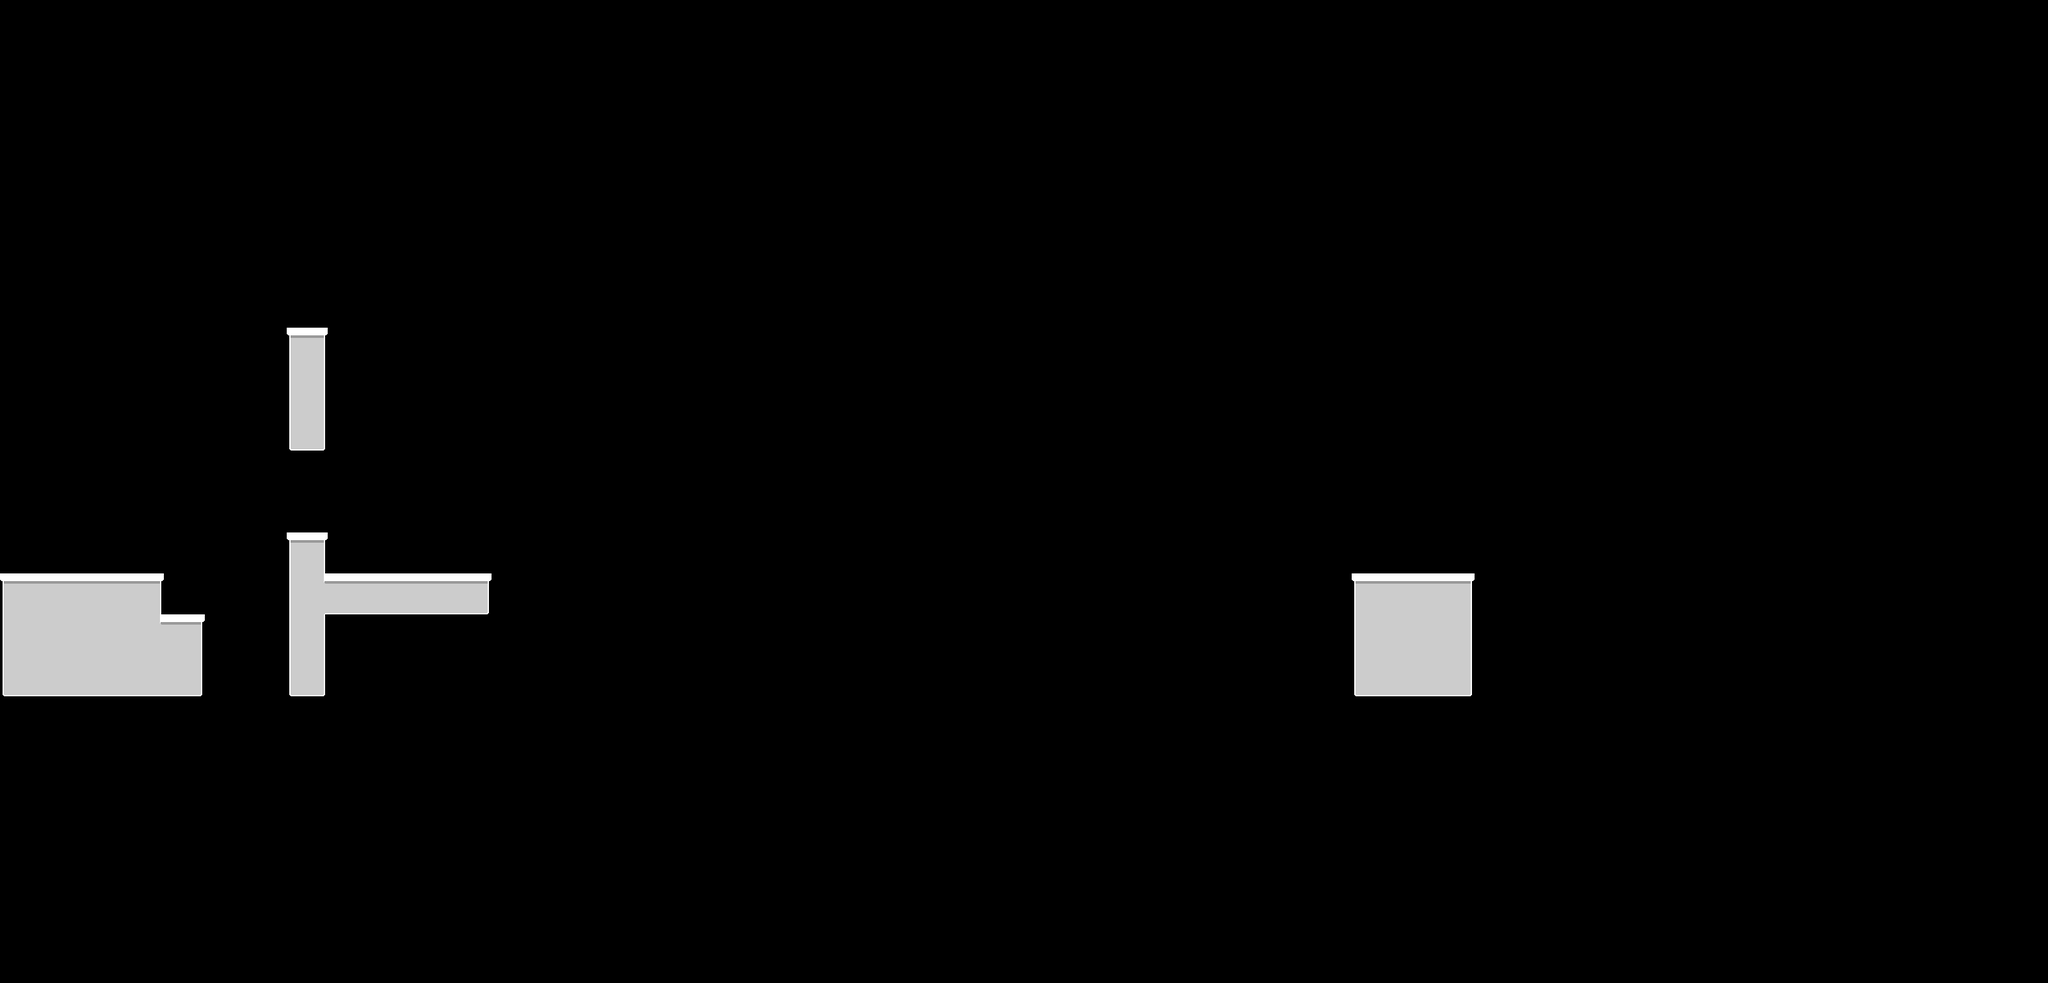

Tiled map render using the project's own tile images. Description and the map definition, with tile-layer contents summarised, below:
An orthogonal 50x24 tile map with 64x64 px tiles, 3 tile layers (foreground, corrections, corrections2) and 11 objects (3x vanishing_platform, player, groovy_spinning_thingy).

<map version="1.0" orientation="orthogonal" renderorder="right-down" width="50" height="24" tilewidth="64" tileheight="64" nextobjectid="321">
 <tileset firstgid="1" name="tiles" tilewidth="64" tileheight="64" spacing="1" margin="1" tilecount="225" columns="15">
  <image source="tiles.png" width="976" height="975" />
 </tileset>
 <objectgroup name="bodies">
  <properties>
   <property name="layer" type="int" value="5" />
  </properties>
  <object id="298" name="player" type="player" gid="2" x="0" y="896" width="64" height="64">
   <properties>
    <property name="layer" type="int" value="6" />
   </properties>
  </object>
  <object id="303" type="groovy_spinning_thingy" gid="24" x="2176" y="704" width="64" height="64" />
  <object id="310" x="0" y="896" width="256" height="192" />
  <object id="311" x="256" y="960" width="64" height="128" />
  <object id="312" x="448" y="832" width="64" height="256" />
  <object id="313" x="512" y="896" width="256" height="64" />
  <object id="314" x="448" y="512" width="64" height="192" />
  <object id="315" x="2112" y="896" width="192" height="192" />
  <object id="318" type="vanishing_platform" gid="24" x="448" y="828" width="64" height="120">
   <properties>
    <property name="texture" value="vanishing-1x2" />
   </properties>
  </object>
  <object id="319" type="vanishing_platform" gid="24" x="1280" y="960" width="64" height="64" />
  <object id="320" type="vanishing_platform" gid="24" x="320" y="1088" width="128" height="64">
   <properties>
    <property name="texture" value="vanishing-2x1" />
   </properties>
  </object>
 </objectgroup>
 <layer name="foreground" width="50" height="24">
  <properties>
   <property name="color_type" value="primary" />
   <property name="layer" type="int" value="7" />
  </properties>
  <data>[1200 cells, 34 non-empty, 14 distinct tile ids]</data>
 </layer>
 <layer name="corrections" width="50" height="24">
  <properties>
   <property name="layer" type="int" value="8" />
  </properties>
  <data>[1200 cells, 2 non-empty, 1 distinct tile ids]</data>
 </layer>
 <layer name="corrections2" width="50" height="24">
  <properties>
   <property name="layer" type="int" value="8" />
  </properties>
  <data>[1200 cells, 1 non-empty, 1 distinct tile ids]</data>
 </layer>
</map>
